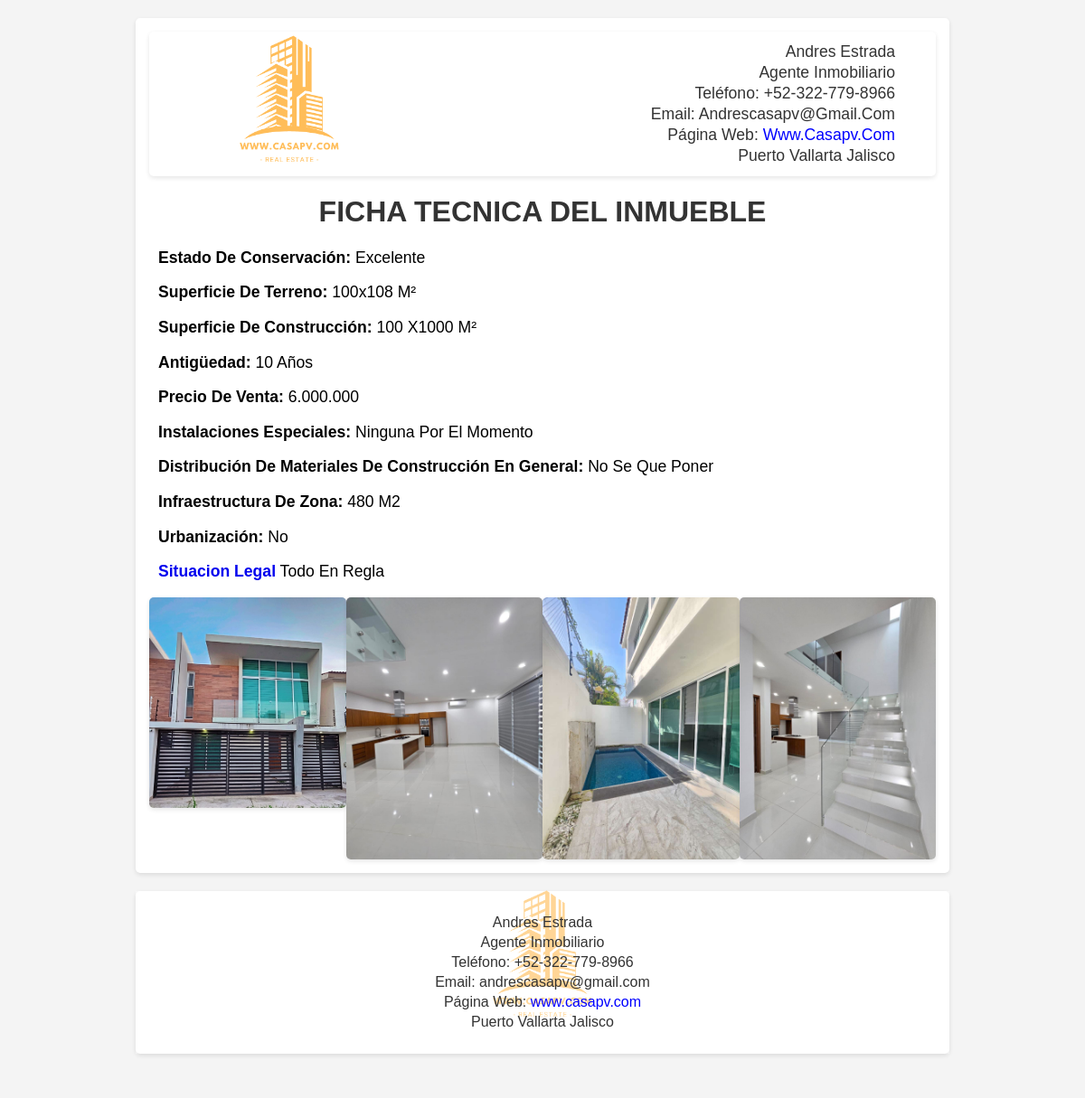
Screenshot of /lista_fichas_tecnicas/ with the database file from the repository.
### andresapp/models.py (models this page shows, shortened)
class FichaTecnica(models.Model):
    logo_agente=models.ImageField(upload_to='andresapp/agentes', null=True, blank=True)
    nombre_agente=models.CharField(max_length=255, blank=True, null=True)
    cargo_en_la_agencia=models.CharField(max_length=255, blank=True, null=True)
    telefono_agente=models.CharField(max_length=255, blank=True, null=True)
    email_agente=models.CharField(max_length=255, blank=True, null=True)
    pagina_web=models.CharField(max_length=255, blank=True, null=True)
    ciudad_y_estado=models.CharField(max_length=255, blank=True, null=True)
    estado_conservacion = models.CharField(max_length=250)
    superficie_terreno = models.CharField(max_length=250)
    superficie_construccion = models.CharField(max_length=250)
    instalaciones_especiales = models.CharField(max_length=250,blank=True)
    distribucion_materiales = models.CharField(max_length=250,blank=True)
    infraestructura_zona = models.CharField(max_length=250,blank=True)
    antiguedad = models.CharField(max_length=250)
    precio_venta = models.CharField(max_length=250, blank=True, null=True)
    urbanizacion = models.CharField(max_length=250 ,blank=True, null=True)
    situacion_legal = models.CharField(max_length=250,blank=True)
    foto_1 = models.ImageField(upload_to='ficha_tectica/fotos/', blank=True, null=True)
    foto_2 = models.ImageField(upload_to='ficha_tectica/fotos/', blank=True, null=True)
    foto_3 = models.ImageField(upload_to='ficha_tectica/fotos/', blank=True, null=True)
    foto_4 = models.ImageField(upload_to='ficha_tectica/fotos/', blank=True, null=True)

### andresapp/views.py (the view)
# urls.py: path('lista_fichas_tecnicas/', views.lista_fichas_tecnicas, name='lista_fichas_tecnicas'),
def lista_fichas_tecnicas(request):
    fichas = FichaTecnica.objects.all()  # Obtiene todas las fichas técnicas
    return render(request, 'lista_fichas_tecnicas.html', {'fichas': fichas})

### andresapp/templates/lista_fichas_tecnicas.html (shortened to what this page needs)
<!DOCTYPE html>
<html lang="es">
<head>
</head>
<body>
    <div class="ficha-container">
        {% for ficha in fichas %}
            <div class="ficha-card">
                <div class="header">
                    {% if ficha.logo_agente %}
                    <img src="{{ ficha.logo_agente.url }}" alt="foto anegte">
                {%endif%}
                <div class="header-text">
                    <p>{{ficha.nombre_agente}}</p>
                    <p>{{ficha.cargo_en_la_agencia}}</p>
                    <p>Teléfono: {{ficha.telefono_agente}}</p>
                    <p>Email: {{ficha.email_agente}}</p>
                    <p>Página Web: <a style="color:blue;" href="http://{{ficha.pagina_web}}">{{ficha.pagina_web}}</a></p>
                    <p>{{ficha.ciudad_y_estado}}</p>
                    </div>
                </div>
                <h1>FICHA TECNICA DEL INMUEBLE</h1>
                <p><strong>Estado de Conservación:</strong> {{ ficha.estado_conservacion }}</p>
                <p><strong>Superficie de Terreno:</strong> {{ ficha.superficie_terreno }} m²</p>
                <p><strong>Superficie de Construcción:</strong> {{ ficha.superficie_construccion }} m²</p>
                <p><strong>Antigüedad:</strong> {{ ficha.antiguedad }} </p>
                <p><strong>Precio de Venta:</strong> {{ ficha.precio_venta }} </p>
                <p><strong>Instalaciones Especiales:</strong> {{ ficha.instalaciones_especiales }}</p>
                <p><strong>Distribución de Materiales de Construcción en General:</strong> {{ ficha.distribucion_materiales }}</p>
                <p><strong>Infraestructura de Zona:</strong> {{ ficha.infraestructura_zona }}</p>
                <p><strong>Urbanización:</strong> {{ ficha.urbanizacion }}</p>
                <p><strong><a href="{% url 'editar_ficha_tecnica' ficha.pk %}">Situacion Legal</a></strong> {{ ficha.situacion_legal }}</p>
                <div class="image-grid">
                    {% if ficha.foto_1 %}<img src="{{ ficha.foto_1.url }}" alt="Foto 1">{% endif %}
                    {% if ficha.foto_2 %}<img src="{{ ficha.foto_2.url }}" alt="Foto 2">{% endif %}
                    {% if ficha.foto_3 %}<img src="{{ ficha.foto_3.url }}" alt="Foto 3">{% endif %}
                    {% if ficha.foto_4 %}<img src="{{ ficha.foto_4.url }}" alt="Foto 4">{% endif %}
                </div>
            </div>
    </div>
    <div class="footer">
        {% if ficha.logo_agente %}
        <img src="{{ ficha.logo_agente.url }}" alt="logo anegte">
        {%endif%}
        <div class="footer-text">
            <p>{{ficha.nombre_agente}}</p>
            <p>{{ficha.cargo_en_la_agencia}}</p>
            <p>Teléfono: {{ficha.telefono_agente}}</p>
            <p>Email: {{ficha.email_agente}}</p>
            <p>Página Web: <a style="color:blue;" href="http://{{ficha.pagina_web}}">{{ficha.pagina_web}}</a></p>
            <p>{{ficha.ciudad_y_estado}}</p>
        </div>
    </div>
    {% empty %}
    <div style="width: 100%; text-align: center; color: #333;">
        <p>No hay Fichas Tecnicas por el Momento.</p>
    </div>
{% endfor %}
</body>
</html>

### andresapp/templates/lista_fichas_tecnicas.html (style rules this page uses)
body { font-family: Arial, sans-serif; margin: 20px; padding: 0; background-color: #f4f4f4; width: 900px; margin: auto; }
h1 { text-align: center; color: #333; }
.header { display: flex; justify-content: space-between; align-items: center; margin-bottom: 12px; background-color: #fff; padding: 5px; border-radius: 5px; box-shadow: 0 2px 5px rgba(0, 0, 0, 0.1); height: 150px; }
.header img { max-width: 300px; margin-right: 10px; }
.header-text { color: #333; text-align: right; margin-right: 40px; }
.header-text p { margin: 2px 0; }
.header-text a { color: #28a745; text-decoration: none; }
.ficha-container { display: flex; flex-direction: column; gap: 20px; margin: 20px 0; padding: 0; }
.ficha-card { background-color: white; border-radius: 5px; box-shadow: 0 2px 5px rgba(0, 0, 0, 0.1); padding: 15px; box-sizing: border-box; }
.ficha-card p { font-size: 1.1em; text-transform: capitalize; margin-left: 10px; }
.image-grid { display: grid; grid-template-columns: repeat(4, 1fr); gap: 0; margin: 0; }
.image-grid img { width: 100%; height: auto; border-radius: 5px; box-shadow: 0 2px 5px rgba(0, 0, 0, 0.1); display: block; }
.footer { position: relative; margin-top: 12px; background-color: #fff; padding: 5px; border-radius: 5px; box-shadow: 0 2px 5px rgba(0, 0, 0, 0.1); text-align: center; height: 170px; }
.footer img { width: 100%; max-width: 300px; margin-top: -80px; }
.footer-text { position: absolute; top: 0; left: 0; right: 0; bottom: 0; display: flex; flex-direction: column; justify-content: center; align-items: center; color: #333; z-index: 1; text-align: center; background-color: rgba(255, 255, 255, 0.365); padding: 10px; }
.footer-text p { margin: 2px 0; }
a { text-decoration:none; }

### rows the page displays
FichaTecnica: logo_agente (picture), nombre_agente "Andres Estrada", cargo_en_la_agencia "Agente Inmobiliario", telefono_agente "+52-322-779-8966", email_agente "Andrescasapv@gmail.com", pagina_web "Www.casapv.com", ciudad_y_estado "Puerto Vallarta Jalisco", estado_conservacion "Excelente", superficie_terreno "100x108", superficie_construccion "100 X1000", antiguedad "10 Años", precio_venta "6.000.000", instalaciones_especiales "Ninguna Por El Momento", distribucion_materiales "No Se Que Poner", infraestructura_zona "480 M2", urbanizacion "No", situacion_legal "Todo En Regla", foto_1 (picture), foto_2 (picture), foto_3 (picture), foto_4 (picture), email_agente "andrescasapv@gmail.com", pagina_web "www.casapv.com"
